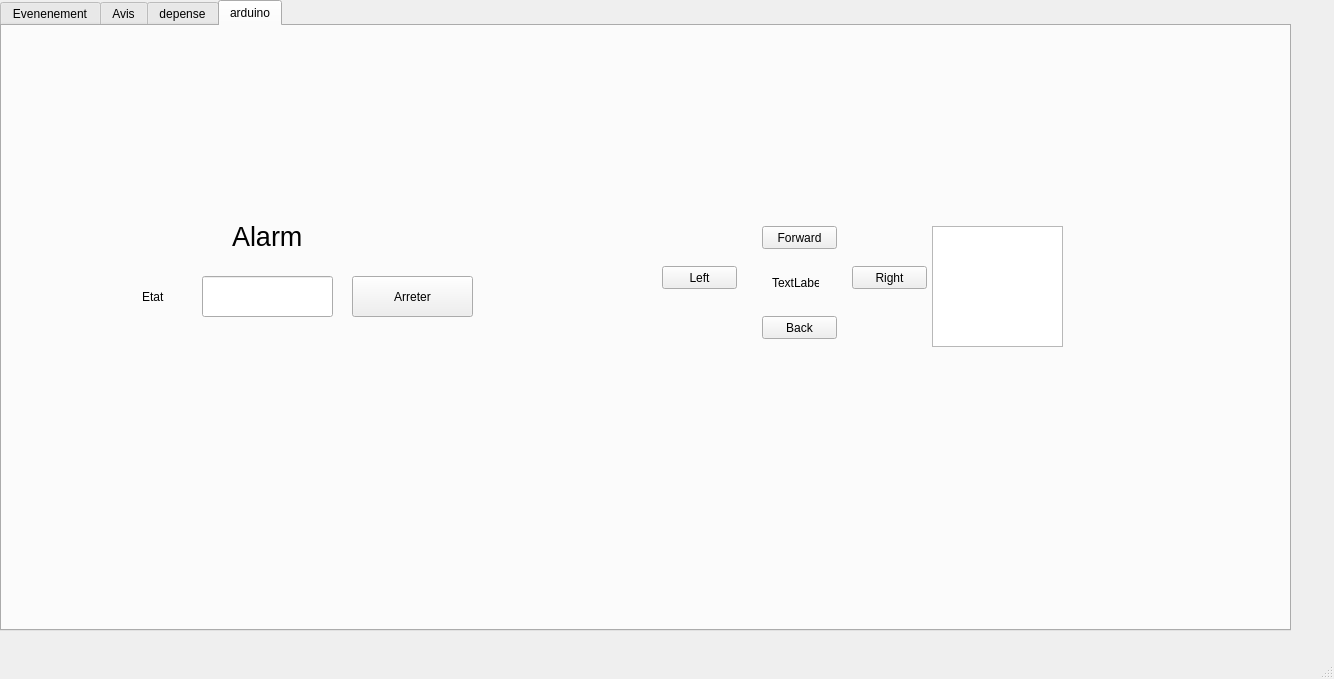
<?xml version="1.0" encoding="UTF-8"?>
<ui version="4.0">
 <class>maissa</class>
 <widget class="QMainWindow" name="maissa">
  <property name="geometry">
   <rect>
    <x>0</x>
    <y>0</y>
    <width>1334</width>
    <height>679</height>
   </rect>
  </property>
  <property name="windowTitle">
   <string>MainWindow</string>
  </property>
  <widget class="QWidget" name="centralwidget">
   <widget class="QTabWidget" name="tabWidget">
    <property name="enabled">
     <bool>true</bool>
    </property>
    <property name="geometry">
     <rect>
      <x>0</x>
      <y>0</y>
      <width>1291</width>
      <height>631</height>
     </rect>
    </property>
    <property name="currentIndex">
     <number>3</number>
    </property>
    <widget class="QWidget" name="tab">
     <attribute name="title">
      <string>Evenenement</string>
     </attribute>
     <widget class="QStackedWidget" name="stackedWidget">
      <property name="geometry">
       <rect>
        <x>0</x>
        <y>0</y>
        <width>1281</width>
        <height>601</height>
       </rect>
      </property>
      <property name="currentIndex">
       <number>0</number>
      </property>
      <widget class="QWidget" name="Evenement">
       <widget class="QGroupBox" name="groupBox">
        <property name="geometry">
         <rect>
          <x>10</x>
          <y>0</y>
          <width>301</width>
          <height>291</height>
         </rect>
        </property>
        <property name="title">
         <string>Ajouter Evenement</string>
        </property>
        <widget class="QLabel" name="label">
         <property name="geometry">
          <rect>
           <x>10</x>
           <y>30</y>
           <width>71</width>
           <height>16</height>
          </rect>
         </property>
         <property name="text">
          <string>id_evenemet:</string>
         </property>
        </widget>
        <widget class="QLabel" name="label_2">
         <property name="geometry">
          <rect>
           <x>10</x>
           <y>60</y>
           <width>47</width>
           <height>14</height>
          </rect>
         </property>
         <property name="text">
          <string>Nom:</string>
         </property>
        </widget>
        <widget class="QLabel" name="label_3">
         <property name="geometry">
          <rect>
           <x>10</x>
           <y>100</y>
           <width>47</width>
           <height>14</height>
          </rect>
         </property>
         <property name="text">
          <string/>
         </property>
        </widget>
        <widget class="QLabel" name="label_4">
         <property name="geometry">
          <rect>
           <x>10</x>
           <y>90</y>
           <width>47</width>
           <height>14</height>
          </rect>
         </property>
         <property name="text">
          <string>Date:</string>
         </property>
        </widget>
        <widget class="QLabel" name="label_5">
         <property name="geometry">
          <rect>
           <x>10</x>
           <y>120</y>
           <width>61</width>
           <height>16</height>
          </rect>
         </property>
         <property name="text">
          <string>Localisation:</string>
         </property>
        </widget>
        <widget class="QLineEdit" name="lineEditID">
         <property name="geometry">
          <rect>
           <x>90</x>
           <y>30</y>
           <width>101</width>
           <height>20</height>
          </rect>
         </property>
        </widget>
        <widget class="QLineEdit" name="local">
         <property name="geometry">
          <rect>
           <x>90</x>
           <y>120</y>
           <width>101</width>
           <height>20</height>
          </rect>
         </property>
        </widget>
        <widget class="QPushButton" name="pushButton">
         <property name="geometry">
          <rect>
           <x>210</x>
           <y>260</y>
           <width>75</width>
           <height>23</height>
          </rect>
         </property>
         <property name="text">
          <string>Valider</string>
         </property>
        </widget>
        <widget class="QDateEdit" name="date">
         <property name="geometry">
          <rect>
           <x>90</x>
           <y>90</y>
           <width>101</width>
           <height>22</height>
          </rect>
         </property>
        </widget>
        <widget class="QLabel" name="label_10">
         <property name="geometry">
          <rect>
           <x>20</x>
           <y>160</y>
           <width>47</width>
           <height>14</height>
          </rect>
         </property>
         <property name="text">
          <string>Budget:</string>
         </property>
        </widget>
        <widget class="QLineEdit" name="lineEditbudget">
         <property name="geometry">
          <rect>
           <x>92</x>
           <y>159</y>
           <width>101</width>
           <height>21</height>
          </rect>
         </property>
        </widget>
        <widget class="QComboBox" name="lineEditnom">
         <property name="geometry">
          <rect>
           <x>90</x>
           <y>60</y>
           <width>101</width>
           <height>22</height>
          </rect>
         </property>
         <item>
          <property name="text">
           <string>randonnee</string>
          </property>
         </item>
         <item>
          <property name="text">
           <string>collect</string>
          </property>
         </item>
         <item>
          <property name="text">
           <string>tri</string>
          </property>
         </item>
         <item>
          <property name="text">
           <string>visit</string>
          </property>
         </item>
         <item>
          <property name="text">
           <string>picnic</string>
          </property>
         </item>
        </widget>
        <widget class="QLineEdit" name="id_m">
         <property name="geometry">
          <rect>
           <x>90</x>
           <y>200</y>
           <width>101</width>
           <height>22</height>
          </rect>
         </property>
        </widget>
        <widget class="QLabel" name="label_30">
         <property name="geometry">
          <rect>
           <x>10</x>
           <y>200</y>
           <width>71</width>
           <height>16</height>
          </rect>
         </property>
         <property name="text">
          <string>ID_membre</string>
         </property>
        </widget>
        <widget class="QPushButton" name="pushButton_15">
         <property name="geometry">
          <rect>
           <x>210</x>
           <y>200</y>
           <width>71</width>
           <height>28</height>
          </rect>
         </property>
         <property name="text">
          <string>Inserer</string>
         </property>
        </widget>
       </widget>
       <widget class="QGroupBox" name="nom">
        <property name="geometry">
         <rect>
          <x>0</x>
          <y>300</y>
          <width>371</width>
          <height>231</height>
         </rect>
        </property>
        <property name="title">
         <string> Modifier Evenement</string>
        </property>
        <widget class="QLabel" name="label_11">
         <property name="geometry">
          <rect>
           <x>0</x>
           <y>40</y>
           <width>231</width>
           <height>16</height>
          </rect>
         </property>
         <property name="font">
          <font>
           <family>Yu Gothic UI Semilight</family>
           <pointsize>9</pointsize>
           <weight>50</weight>
           <italic>false</italic>
           <bold>false</bold>
          </font>
         </property>
         <property name="text">
          <string>Donner l'id d'evenement a modifier :</string>
         </property>
        </widget>
        <widget class="QLabel" name="label_12">
         <property name="geometry">
          <rect>
           <x>10</x>
           <y>110</y>
           <width>91</width>
           <height>16</height>
          </rect>
         </property>
         <property name="text">
          <string>Date:</string>
         </property>
        </widget>
        <widget class="QLabel" name="label_13">
         <property name="geometry">
          <rect>
           <x>0</x>
           <y>150</y>
           <width>81</width>
           <height>16</height>
          </rect>
         </property>
         <property name="text">
          <string>Localisation:</string>
         </property>
        </widget>
        <widget class="QDateEdit" name="EditDate">
         <property name="geometry">
          <rect>
           <x>70</x>
           <y>110</y>
           <width>110</width>
           <height>22</height>
          </rect>
         </property>
        </widget>
        <widget class="QLineEdit" name="Editlocal">
         <property name="geometry">
          <rect>
           <x>80</x>
           <y>150</y>
           <width>113</width>
           <height>20</height>
          </rect>
         </property>
        </widget>
        <widget class="QPushButton" name="pushButton_3">
         <property name="geometry">
          <rect>
           <x>230</x>
           <y>200</y>
           <width>75</width>
           <height>23</height>
          </rect>
         </property>
         <property name="text">
          <string>Modifier</string>
         </property>
        </widget>
        <widget class="QLineEdit" name="id">
         <property name="geometry">
          <rect>
           <x>240</x>
           <y>40</y>
           <width>113</width>
           <height>20</height>
          </rect>
         </property>
        </widget>
        <widget class="QLabel" name="label_16">
         <property name="geometry">
          <rect>
           <x>10</x>
           <y>190</y>
           <width>51</width>
           <height>20</height>
          </rect>
         </property>
         <property name="text">
          <string>Budget:</string>
         </property>
        </widget>
        <widget class="QLineEdit" name="Editbudget">
         <property name="geometry">
          <rect>
           <x>70</x>
           <y>190</y>
           <width>113</width>
           <height>20</height>
          </rect>
         </property>
        </widget>
        <widget class="QLabel" name="label_17">
         <property name="geometry">
          <rect>
           <x>10</x>
           <y>80</y>
           <width>47</width>
           <height>14</height>
          </rect>
         </property>
         <property name="text">
          <string>Nom:</string>
         </property>
        </widget>
        <widget class="QComboBox" name="nom_2">
         <property name="geometry">
          <rect>
           <x>70</x>
           <y>80</y>
           <width>101</width>
           <height>22</height>
          </rect>
         </property>
         <item>
          <property name="text">
           <string>randonee</string>
          </property>
         </item>
         <item>
          <property name="text">
           <string>collecte</string>
          </property>
         </item>
         <item>
          <property name="text">
           <string>tri</string>
          </property>
         </item>
         <item>
          <property name="text">
           <string>visit</string>
          </property>
         </item>
         <item>
          <property name="text">
           <string>picnique</string>
          </property>
         </item>
        </widget>
       </widget>
       <widget class="QGroupBox" name="groupBox_4">
        <property name="geometry">
         <rect>
          <x>330</x>
          <y>10</y>
          <width>521</width>
          <height>241</height>
         </rect>
        </property>
        <property name="title">
         <string> Afficher Evenement</string>
        </property>
        <widget class="QLabel" name="label_6">
         <property name="geometry">
          <rect>
           <x>10</x>
           <y>70</y>
           <width>91</width>
           <height>16</height>
          </rect>
         </property>
         <property name="font">
          <font>
           <family>MS Shell Dlg 2</family>
           <pointsize>7</pointsize>
           <weight>50</weight>
           <italic>false</italic>
           <bold>false</bold>
          </font>
         </property>
         <property name="text">
          <string>Id_evenement:</string>
         </property>
        </widget>
        <widget class="QLabel" name="label_7">
         <property name="geometry">
          <rect>
           <x>90</x>
           <y>70</y>
           <width>81</width>
           <height>16</height>
          </rect>
         </property>
         <property name="font">
          <font>
           <pointsize>7</pointsize>
          </font>
         </property>
         <property name="text">
          <string>Nom:</string>
         </property>
        </widget>
        <widget class="QLabel" name="label_8">
         <property name="geometry">
          <rect>
           <x>140</x>
           <y>70</y>
           <width>111</width>
           <height>16</height>
          </rect>
         </property>
         <property name="font">
          <font>
           <pointsize>7</pointsize>
          </font>
         </property>
         <property name="text">
          <string>Date_evenement:</string>
         </property>
        </widget>
        <widget class="QLabel" name="label_9">
         <property name="geometry">
          <rect>
           <x>240</x>
           <y>70</y>
           <width>101</width>
           <height>16</height>
          </rect>
         </property>
         <property name="text">
          <string>Localisation:</string>
         </property>
        </widget>
        <widget class="QPushButton" name="pushButton_2">
         <property name="geometry">
          <rect>
           <x>330</x>
           <y>210</y>
           <width>75</width>
           <height>23</height>
          </rect>
         </property>
         <property name="text">
          <string>Valider</string>
         </property>
        </widget>
        <widget class="QLabel" name="label_15">
         <property name="geometry">
          <rect>
           <x>330</x>
           <y>70</y>
           <width>71</width>
           <height>20</height>
          </rect>
         </property>
         <property name="text">
          <string>Budget:</string>
         </property>
        </widget>
        <widget class="QLabel" name="label_23">
         <property name="geometry">
          <rect>
           <x>30</x>
           <y>40</y>
           <width>131</width>
           <height>16</height>
          </rect>
         </property>
         <property name="text">
          <string>Afficher des evenement:</string>
         </property>
        </widget>
        <widget class="QTableView" name="tableView">
         <property name="geometry">
          <rect>
           <x>0</x>
           <y>100</y>
           <width>491</width>
           <height>91</height>
          </rect>
         </property>
        </widget>
        <widget class="QLabel" name="label_18">
         <property name="geometry">
          <rect>
           <x>210</x>
           <y>20</y>
           <width>61</width>
           <height>16</height>
          </rect>
         </property>
         <property name="text">
          <string>Recherche:</string>
         </property>
        </widget>
        <widget class="QLineEdit" name="line_recherche">
         <property name="geometry">
          <rect>
           <x>280</x>
           <y>20</y>
           <width>113</width>
           <height>20</height>
          </rect>
         </property>
        </widget>
        <widget class="QPushButton" name="pushButton_5">
         <property name="geometry">
          <rect>
           <x>220</x>
           <y>210</y>
           <width>75</width>
           <height>23</height>
          </rect>
         </property>
         <property name="text">
          <string>rechercher</string>
         </property>
        </widget>
        <widget class="QPushButton" name="pushButton_6">
         <property name="geometry">
          <rect>
           <x>120</x>
           <y>210</y>
           <width>75</width>
           <height>23</height>
          </rect>
         </property>
         <property name="text">
          <string>Tri</string>
         </property>
        </widget>
       </widget>
       <widget class="QGroupBox" name="groupBox_5">
        <property name="geometry">
         <rect>
          <x>390</x>
          <y>270</y>
          <width>351</width>
          <height>111</height>
         </rect>
        </property>
        <property name="title">
         <string>Evenement</string>
        </property>
        <widget class="QLabel" name="label_14">
         <property name="geometry">
          <rect>
           <x>10</x>
           <y>20</y>
           <width>191</width>
           <height>61</height>
          </rect>
         </property>
         <property name="font">
          <font>
           <family>Yu Gothic UI Semilight</family>
           <pointsize>10</pointsize>
           <weight>50</weight>
           <italic>false</italic>
           <bold>false</bold>
          </font>
         </property>
         <property name="text">
          <string>Donner l'id d'evenement  :</string>
         </property>
        </widget>
        <widget class="QLineEdit" name="lineEdit_supp">
         <property name="geometry">
          <rect>
           <x>220</x>
           <y>40</y>
           <width>113</width>
           <height>20</height>
          </rect>
         </property>
        </widget>
        <widget class="QPushButton" name="pushButton_4">
         <property name="geometry">
          <rect>
           <x>260</x>
           <y>70</y>
           <width>75</width>
           <height>23</height>
          </rect>
         </property>
         <property name="text">
          <string>Supprimer</string>
         </property>
        </widget>
       </widget>
       <widget class="QPushButton" name="excel">
        <property name="geometry">
         <rect>
          <x>170</x>
          <y>540</y>
          <width>75</width>
          <height>23</height>
         </rect>
        </property>
        <property name="text">
         <string>Exporter</string>
        </property>
       </widget>
       <widget class="QPushButton" name="pushButton_8">
        <property name="geometry">
         <rect>
          <x>480</x>
          <y>410</y>
          <width>75</width>
          <height>23</height>
         </rect>
        </property>
        <property name="text">
         <string>Forward</string>
        </property>
       </widget>
       <widget class="QPushButton" name="pushButton_12">
        <property name="geometry">
         <rect>
          <x>390</x>
          <y>440</y>
          <width>75</width>
          <height>23</height>
         </rect>
        </property>
        <property name="text">
         <string>Left</string>
        </property>
       </widget>
       <widget class="QPushButton" name="pushButton_13">
        <property name="geometry">
         <rect>
          <x>540</x>
          <y>440</y>
          <width>75</width>
          <height>23</height>
         </rect>
        </property>
        <property name="text">
         <string>Right</string>
        </property>
       </widget>
       <widget class="QPushButton" name="pushButton_14">
        <property name="geometry">
         <rect>
          <x>480</x>
          <y>490</y>
          <width>75</width>
          <height>23</height>
         </rect>
        </property>
        <property name="text">
         <string>Back</string>
        </property>
       </widget>
       <widget class="QLabel" name="labelee">
        <property name="geometry">
         <rect>
          <x>480</x>
          <y>440</y>
          <width>47</width>
          <height>14</height>
         </rect>
        </property>
        <property name="text">
         <string>TextLabel</string>
        </property>
       </widget>
       <widget class="QTableView" name="tablehistorique">
        <property name="geometry">
         <rect>
          <x>620</x>
          <y>420</y>
          <width>131</width>
          <height>121</height>
         </rect>
        </property>
       </widget>
       <widget class="QPushButton" name="map">
        <property name="geometry">
         <rect>
          <x>60</x>
          <y>540</y>
          <width>75</width>
          <height>23</height>
         </rect>
        </property>
        <property name="text">
         <string>map</string>
        </property>
       </widget>
       <widget class="QWidget" name="widget" native="true">
        <property name="geometry">
         <rect>
          <x>820</x>
          <y>260</y>
          <width>391</width>
          <height>291</height>
         </rect>
        </property>
       </widget>
       <widget class="QLabel" name="label_29">
        <property name="geometry">
         <rect>
          <x>920</x>
          <y>190</y>
          <width>191</width>
          <height>51</height>
         </rect>
        </property>
        <property name="font">
         <font>
          <pointsize>20</pointsize>
         </font>
        </property>
        <property name="text">
         <string>Statistique</string>
        </property>
       </widget>
       <widget class="QTableView" name="tableView_3">
        <property name="geometry">
         <rect>
          <x>390</x>
          <y>410</y>
          <width>391</width>
          <height>181</height>
         </rect>
        </property>
       </widget>
       <widget class="QLabel" name="label_31">
        <property name="geometry">
         <rect>
          <x>410</x>
          <y>390</y>
          <width>201</width>
          <height>16</height>
         </rect>
        </property>
        <property name="font">
         <font>
          <pointsize>12</pointsize>
         </font>
        </property>
        <property name="text">
         <string>Listes des membres</string>
        </property>
       </widget>
      </widget>
      <widget class="QWidget" name="page_2"/>
     </widget>
    </widget>
    <widget class="QWidget" name="tab_2">
     <attribute name="title">
      <string>Avis</string>
     </attribute>
     <widget class="QGroupBox" name="groupBox_2">
      <property name="geometry">
       <rect>
        <x>10</x>
        <y>10</y>
        <width>231</width>
        <height>261</height>
       </rect>
      </property>
      <property name="title">
       <string>Ajouter avis</string>
      </property>
      <widget class="QLineEdit" name="id_2">
       <property name="geometry">
        <rect>
         <x>70</x>
         <y>40</y>
         <width>113</width>
         <height>20</height>
        </rect>
       </property>
      </widget>
      <widget class="QLabel" name="label_19">
       <property name="geometry">
        <rect>
         <x>10</x>
         <y>40</y>
         <width>47</width>
         <height>14</height>
        </rect>
       </property>
       <property name="text">
        <string>id_avis:</string>
       </property>
      </widget>
      <widget class="QLabel" name="label_20">
       <property name="geometry">
        <rect>
         <x>10</x>
         <y>120</y>
         <width>61</width>
         <height>16</height>
        </rect>
       </property>
       <property name="text">
        <string>description:</string>
       </property>
      </widget>
      <widget class="QLabel" name="label_21">
       <property name="geometry">
        <rect>
         <x>10</x>
         <y>80</y>
         <width>51</width>
         <height>16</height>
        </rect>
       </property>
       <property name="text">
        <string>id_event:</string>
       </property>
      </widget>
      <widget class="QLineEdit" name="id_event">
       <property name="geometry">
        <rect>
         <x>70</x>
         <y>80</y>
         <width>111</width>
         <height>21</height>
        </rect>
       </property>
      </widget>
      <widget class="QLabel" name="label_22">
       <property name="geometry">
        <rect>
         <x>10</x>
         <y>200</y>
         <width>51</width>
         <height>16</height>
        </rect>
       </property>
       <property name="text">
        <string>nb_point:</string>
       </property>
      </widget>
      <widget class="QLineEdit" name="nb_point">
       <property name="geometry">
        <rect>
         <x>80</x>
         <y>200</y>
         <width>113</width>
         <height>20</height>
        </rect>
       </property>
      </widget>
      <widget class="QPushButton" name="pushButton_9">
       <property name="geometry">
        <rect>
         <x>150</x>
         <y>230</y>
         <width>75</width>
         <height>23</height>
        </rect>
       </property>
       <property name="text">
        <string>Valider</string>
       </property>
      </widget>
      <widget class="QLineEdit" name="desc">
       <property name="geometry">
        <rect>
         <x>80</x>
         <y>120</y>
         <width>121</width>
         <height>71</height>
        </rect>
       </property>
      </widget>
      <widget class="QPushButton" name="pushButton_7">
       <property name="geometry">
        <rect>
         <x>150</x>
         <y>230</y>
         <width>81</width>
         <height>28</height>
        </rect>
       </property>
       <property name="text">
        <string>valider</string>
       </property>
      </widget>
     </widget>
     <widget class="QGroupBox" name="groupBox_3">
      <property name="geometry">
       <rect>
        <x>440</x>
        <y>20</y>
        <width>291</width>
        <height>231</height>
       </rect>
      </property>
      <property name="title">
       <string>Afficher avis</string>
      </property>
      <widget class="QLabel" name="label_24">
       <property name="geometry">
        <rect>
         <x>10</x>
         <y>40</y>
         <width>47</width>
         <height>14</height>
        </rect>
       </property>
       <property name="text">
        <string>id_avis:</string>
       </property>
      </widget>
      <widget class="QLabel" name="label_25">
       <property name="geometry">
        <rect>
         <x>70</x>
         <y>40</y>
         <width>51</width>
         <height>16</height>
        </rect>
       </property>
       <property name="text">
        <string>id_event:</string>
       </property>
      </widget>
      <widget class="QLabel" name="label_26">
       <property name="geometry">
        <rect>
         <x>140</x>
         <y>40</y>
         <width>61</width>
         <height>16</height>
        </rect>
       </property>
       <property name="text">
        <string>description:</string>
       </property>
      </widget>
      <widget class="QLabel" name="label_27">
       <property name="geometry">
        <rect>
         <x>220</x>
         <y>40</y>
         <width>51</width>
         <height>16</height>
        </rect>
       </property>
       <property name="text">
        <string>nb_point:</string>
       </property>
      </widget>
      <widget class="QPushButton" name="pushButton_10">
       <property name="geometry">
        <rect>
         <x>200</x>
         <y>200</y>
         <width>75</width>
         <height>23</height>
        </rect>
       </property>
       <property name="text">
        <string>Valider</string>
       </property>
      </widget>
      <widget class="QTableView" name="tableView_2">
       <property name="geometry">
        <rect>
         <x>0</x>
         <y>60</y>
         <width>281</width>
         <height>141</height>
        </rect>
       </property>
      </widget>
     </widget>
     <widget class="QGroupBox" name="groupBox_6">
      <property name="geometry">
       <rect>
        <x>250</x>
        <y>270</y>
        <width>231</width>
        <height>151</height>
       </rect>
      </property>
      <property name="title">
       <string>Supprimer avis</string>
      </property>
      <widget class="QLabel" name="label_28">
       <property name="geometry">
        <rect>
         <x>20</x>
         <y>40</y>
         <width>121</width>
         <height>16</height>
        </rect>
       </property>
       <property name="text">
        <string>Donner l'id_avis :</string>
       </property>
      </widget>
      <widget class="QLineEdit" name="id_supp">
       <property name="geometry">
        <rect>
         <x>60</x>
         <y>70</y>
         <width>113</width>
         <height>20</height>
        </rect>
       </property>
      </widget>
      <widget class="QPushButton" name="pushButton_11">
       <property name="geometry">
        <rect>
         <x>140</x>
         <y>110</y>
         <width>75</width>
         <height>23</height>
        </rect>
       </property>
       <property name="text">
        <string>Valider</string>
       </property>
      </widget>
     </widget>
    </widget>
    <widget class="QWidget" name="tab_3">
     <attribute name="title">
      <string>depense</string>
     </attribute>
     <widget class="QLabel" name="label_77">
      <property name="geometry">
       <rect>
        <x>180</x>
        <y>430</y>
        <width>81</width>
        <height>61</height>
       </rect>
      </property>
      <property name="sizeIncrement">
       <size>
        <width>12</width>
        <height>4</height>
       </size>
      </property>
      <property name="font">
       <font>
        <family>MS Shell Dlg 2</family>
        <pointsize>8</pointsize>
        <weight>50</weight>
        <italic>false</italic>
        <bold>false</bold>
       </font>
      </property>
      <property name="styleSheet">
       <string notr="true">
font: 8pt &quot;MS Shell Dlg 2&quot;;</string>
      </property>
      <property name="text">
       <string>nom_depense</string>
      </property>
     </widget>
     <widget class="QLineEdit" name="lineEdit_25">
      <property name="geometry">
       <rect>
        <x>510</x>
        <y>460</y>
        <width>91</width>
        <height>41</height>
       </rect>
      </property>
     </widget>
     <widget class="QLineEdit" name="lineEdit_26">
      <property name="geometry">
       <rect>
        <x>510</x>
        <y>510</y>
        <width>91</width>
        <height>31</height>
       </rect>
      </property>
     </widget>
     <widget class="QLabel" name="label_32">
      <property name="geometry">
       <rect>
        <x>410</x>
        <y>510</y>
        <width>81</width>
        <height>31</height>
       </rect>
      </property>
      <property name="sizeIncrement">
       <size>
        <width>12</width>
        <height>4</height>
       </size>
      </property>
      <property name="font">
       <font>
        <family>MS Shell Dlg 2</family>
        <pointsize>8</pointsize>
        <weight>50</weight>
        <italic>false</italic>
        <bold>false</bold>
       </font>
      </property>
      <property name="styleSheet">
       <string notr="true">
font: 8pt &quot;MS Shell Dlg 2&quot;;</string>
      </property>
      <property name="text">
       <string>tel depensier</string>
      </property>
     </widget>
     <widget class="QLabel" name="label_33">
      <property name="geometry">
       <rect>
        <x>620</x>
        <y>450</y>
        <width>81</width>
        <height>41</height>
       </rect>
      </property>
      <property name="sizeIncrement">
       <size>
        <width>12</width>
        <height>4</height>
       </size>
      </property>
      <property name="font">
       <font>
        <family>MS Shell Dlg 2</family>
        <pointsize>8</pointsize>
        <weight>50</weight>
        <italic>false</italic>
        <bold>false</bold>
       </font>
      </property>
      <property name="styleSheet">
       <string notr="true">
font: 8pt &quot;MS Shell Dlg 2&quot;;</string>
      </property>
      <property name="text">
       <string>date depense</string>
      </property>
     </widget>
     <widget class="QLineEdit" name="lineEdit_23">
      <property name="geometry">
       <rect>
        <x>270</x>
        <y>450</y>
        <width>121</width>
        <height>31</height>
       </rect>
      </property>
     </widget>
     <widget class="QLineEdit" name="lineEdit_28">
      <property name="geometry">
       <rect>
        <x>710</x>
        <y>500</y>
        <width>91</width>
        <height>31</height>
       </rect>
      </property>
     </widget>
     <widget class="QLineEdit" name="lineEdit_29">
      <property name="geometry">
       <rect>
        <x>710</x>
        <y>460</y>
        <width>91</width>
        <height>21</height>
       </rect>
      </property>
     </widget>
     <widget class="QLabel" name="label_34">
      <property name="geometry">
       <rect>
        <x>620</x>
        <y>500</y>
        <width>81</width>
        <height>41</height>
       </rect>
      </property>
      <property name="sizeIncrement">
       <size>
        <width>12</width>
        <height>4</height>
       </size>
      </property>
      <property name="font">
       <font>
        <family>MS Shell Dlg 2</family>
        <pointsize>8</pointsize>
        <weight>50</weight>
        <italic>false</italic>
        <bold>false</bold>
       </font>
      </property>
      <property name="styleSheet">
       <string notr="true">
font: 8pt &quot;MS Shell Dlg 2&quot;;</string>
      </property>
      <property name="text">
       <string>prix depense</string>
      </property>
     </widget>
     <widget class="QPushButton" name="pushButton_16">
      <property name="geometry">
       <rect>
        <x>530</x>
        <y>550</y>
        <width>93</width>
        <height>28</height>
       </rect>
      </property>
      <property name="text">
       <string>submit</string>
      </property>
     </widget>
     <widget class="QLineEdit" name="lineEdit_24">
      <property name="geometry">
       <rect>
        <x>270</x>
        <y>490</y>
        <width>121</width>
        <height>31</height>
       </rect>
      </property>
     </widget>
     <widget class="QLabel" name="label_35">
      <property name="geometry">
       <rect>
        <x>180</x>
        <y>480</y>
        <width>91</width>
        <height>41</height>
       </rect>
      </property>
      <property name="sizeIncrement">
       <size>
        <width>12</width>
        <height>4</height>
       </size>
      </property>
      <property name="font">
       <font>
        <family>MS Shell Dlg 2</family>
        <pointsize>8</pointsize>
        <weight>50</weight>
        <italic>false</italic>
        <bold>false</bold>
       </font>
      </property>
      <property name="styleSheet">
       <string notr="true">
font: 8pt &quot;MS Shell Dlg 2&quot;;</string>
      </property>
      <property name="text">
       <string>nom_depensier</string>
      </property>
     </widget>
     <widget class="QTableView" name="tabdepense1">
      <property name="geometry">
       <rect>
        <x>180</x>
        <y>90</y>
        <width>761</width>
        <height>331</height>
       </rect>
      </property>
     </widget>
     <widget class="QLabel" name="label_36">
      <property name="geometry">
       <rect>
        <x>510</x>
        <y>430</y>
        <width>56</width>
        <height>16</height>
       </rect>
      </property>
      <property name="text">
       <string>ajouter</string>
      </property>
     </widget>
     <widget class="QPushButton" name="img">
      <property name="geometry">
       <rect>
        <x>840</x>
        <y>450</y>
        <width>93</width>
        <height>28</height>
       </rect>
      </property>
      <property name="text">
       <string>choose a pic</string>
      </property>
     </widget>
     <widget class="QLabel" name="label_37">
      <property name="geometry">
       <rect>
        <x>410</x>
        <y>460</y>
        <width>91</width>
        <height>41</height>
       </rect>
      </property>
      <property name="sizeIncrement">
       <size>
        <width>12</width>
        <height>4</height>
       </size>
      </property>
      <property name="font">
       <font>
        <family>MS Shell Dlg 2</family>
        <pointsize>8</pointsize>
        <weight>50</weight>
        <italic>false</italic>
        <bold>false</bold>
       </font>
      </property>
      <property name="styleSheet">
       <string notr="true">
font: 8pt &quot;MS Shell Dlg 2&quot;;</string>
      </property>
      <property name="text">
       <string>email depensier</string>
      </property>
     </widget>
    </widget>
    <widget class="QWidget" name="tab_4">
     <attribute name="title">
      <string>arduino</string>
     </attribute>
     <widget class="QLabel" name="label_38">
      <property name="geometry">
       <rect>
        <x>230</x>
        <y>190</y>
        <width>101</width>
        <height>41</height>
       </rect>
      </property>
      <property name="font">
       <font>
        <pointsize>20</pointsize>
       </font>
      </property>
      <property name="text">
       <string>Alarm</string>
      </property>
     </widget>
     <widget class="QPushButton" name="art">
      <property name="geometry">
       <rect>
        <x>350</x>
        <y>250</y>
        <width>121</width>
        <height>41</height>
       </rect>
      </property>
      <property name="text">
       <string>Arreter</string>
      </property>
     </widget>
     <widget class="QTableView" name="tablehistorique_2">
      <property name="geometry">
       <rect>
        <x>930</x>
        <y>200</y>
        <width>131</width>
        <height>121</height>
       </rect>
      </property>
     </widget>
     <widget class="QLineEdit" name="etat">
      <property name="geometry">
       <rect>
        <x>200</x>
        <y>250</y>
        <width>131</width>
        <height>41</height>
       </rect>
      </property>
     </widget>
     <widget class="QPushButton" name="left">
      <property name="geometry">
       <rect>
        <x>660</x>
        <y>240</y>
        <width>75</width>
        <height>23</height>
       </rect>
      </property>
      <property name="text">
       <string>Left</string>
      </property>
     </widget>
     <widget class="QLabel" name="label_39">
      <property name="geometry">
       <rect>
        <x>140</x>
        <y>260</y>
        <width>41</width>
        <height>21</height>
       </rect>
      </property>
      <property name="text">
       <string>Etat</string>
      </property>
     </widget>
     <widget class="QPushButton" name="back">
      <property name="geometry">
       <rect>
        <x>760</x>
        <y>290</y>
        <width>75</width>
        <height>23</height>
       </rect>
      </property>
      <property name="text">
       <string>Back</string>
      </property>
     </widget>
     <widget class="QPushButton" name="forward">
      <property name="geometry">
       <rect>
        <x>760</x>
        <y>200</y>
        <width>75</width>
        <height>23</height>
       </rect>
      </property>
      <property name="text">
       <string>Forward</string>
      </property>
     </widget>
     <widget class="QLabel" name="labelee_2">
      <property name="geometry">
       <rect>
        <x>770</x>
        <y>250</y>
        <width>47</width>
        <height>14</height>
       </rect>
      </property>
      <property name="text">
       <string>TextLabel</string>
      </property>
     </widget>
     <widget class="QPushButton" name="right">
      <property name="geometry">
       <rect>
        <x>850</x>
        <y>240</y>
        <width>75</width>
        <height>23</height>
       </rect>
      </property>
      <property name="text">
       <string>Right</string>
      </property>
     </widget>
    </widget>
   </widget>
  </widget>
  <widget class="QMenuBar" name="menubar">
   <property name="geometry">
    <rect>
     <x>0</x>
     <y>0</y>
     <width>1334</width>
     <height>26</height>
    </rect>
   </property>
  </widget>
  <widget class="QStatusBar" name="statusbar"/>
 </widget>
 <resources/>
 <connections/>
</ui>
